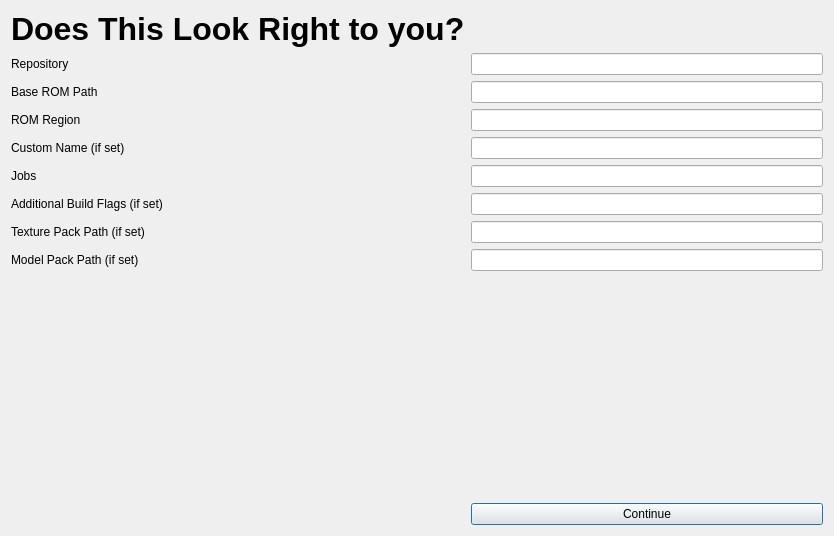
<?xml version="1.0" encoding="UTF-8"?>
<ui version="4.0">
 <class>Dialog</class>
 <widget class="QDialog" name="Dialog">
  <property name="geometry">
   <rect>
    <x>0</x>
    <y>0</y>
    <width>834</width>
    <height>536</height>
   </rect>
  </property>
  <property name="windowTitle">
   <string>Recheck Configuration</string>
  </property>
  <layout class="QGridLayout" name="gridLayout">
   <item row="3" column="0">
    <widget class="QLabel" name="label_5">
     <property name="text">
      <string>ROM Region</string>
     </property>
    </widget>
   </item>
   <item row="8" column="0">
    <widget class="QLabel" name="label_8">
     <property name="text">
      <string>Model Pack Path (if set)</string>
     </property>
    </widget>
   </item>
   <item row="2" column="0">
    <widget class="QLabel" name="label_3">
     <property name="text">
      <string>Base ROM Path</string>
     </property>
    </widget>
   </item>
   <item row="0" column="0">
    <widget class="QLabel" name="label">
     <property name="font">
      <font>
       <pointsize>24</pointsize>
       <weight>75</weight>
       <bold>true</bold>
      </font>
     </property>
     <property name="text">
      <string>Does This Look Right to you?</string>
     </property>
    </widget>
   </item>
   <item row="8" column="1">
    <widget class="QLineEdit" name="lineEdit_7">
     <property name="text">
      <string/>
     </property>
     <property name="readOnly">
      <bool>true</bool>
     </property>
    </widget>
   </item>
   <item row="4" column="0">
    <widget class="QLabel" name="label_4">
     <property name="text">
      <string>Custom Name (if set)</string>
     </property>
    </widget>
   </item>
   <item row="10" column="1">
    <widget class="QPushButton" name="pushButton">
     <property name="text">
      <string>Continue</string>
     </property>
    </widget>
   </item>
   <item row="7" column="1">
    <widget class="QLineEdit" name="lineEdit_6">
     <property name="readOnly">
      <bool>true</bool>
     </property>
    </widget>
   </item>
   <item row="7" column="0">
    <widget class="QLabel" name="label_6">
     <property name="text">
      <string>Texture Pack Path (if set)</string>
     </property>
    </widget>
   </item>
   <item row="4" column="1">
    <widget class="QLineEdit" name="lineEdit_4">
     <property name="readOnly">
      <bool>true</bool>
     </property>
    </widget>
   </item>
   <item row="2" column="1">
    <widget class="QLineEdit" name="lineEdit_2">
     <property name="readOnly">
      <bool>true</bool>
     </property>
    </widget>
   </item>
   <item row="5" column="0">
    <widget class="QLabel" name="label_7">
     <property name="text">
      <string>Jobs</string>
     </property>
    </widget>
   </item>
   <item row="1" column="1">
    <widget class="QLineEdit" name="lineEdit">
     <property name="readOnly">
      <bool>true</bool>
     </property>
    </widget>
   </item>
   <item row="6" column="0">
    <widget class="QLabel" name="label_9">
     <property name="text">
      <string>Additional Build Flags (if set)</string>
     </property>
    </widget>
   </item>
   <item row="3" column="1">
    <widget class="QLineEdit" name="lineEdit_3">
     <property name="readOnly">
      <bool>true</bool>
     </property>
    </widget>
   </item>
   <item row="1" column="0">
    <widget class="QLabel" name="label_2">
     <property name="text">
      <string>Repository</string>
     </property>
    </widget>
   </item>
   <item row="6" column="1">
    <widget class="QLineEdit" name="lineEdit_8">
     <property name="text">
      <string/>
     </property>
     <property name="readOnly">
      <bool>true</bool>
     </property>
    </widget>
   </item>
   <item row="5" column="1">
    <widget class="QLineEdit" name="lineEdit_5">
     <property name="readOnly">
      <bool>true</bool>
     </property>
    </widget>
   </item>
   <item row="9" column="1">
    <spacer name="verticalSpacer">
     <property name="orientation">
      <enum>Qt::Vertical</enum>
     </property>
     <property name="sizeHint" stdset="0">
      <size>
       <width>20</width>
       <height>40</height>
      </size>
     </property>
    </spacer>
   </item>
   <item row="10" column="0">
    <spacer name="horizontalSpacer">
     <property name="orientation">
      <enum>Qt::Horizontal</enum>
     </property>
     <property name="sizeHint" stdset="0">
      <size>
       <width>40</width>
       <height>20</height>
      </size>
     </property>
    </spacer>
   </item>
  </layout>
 </widget>
 <resources/>
 <connections/>
</ui>
